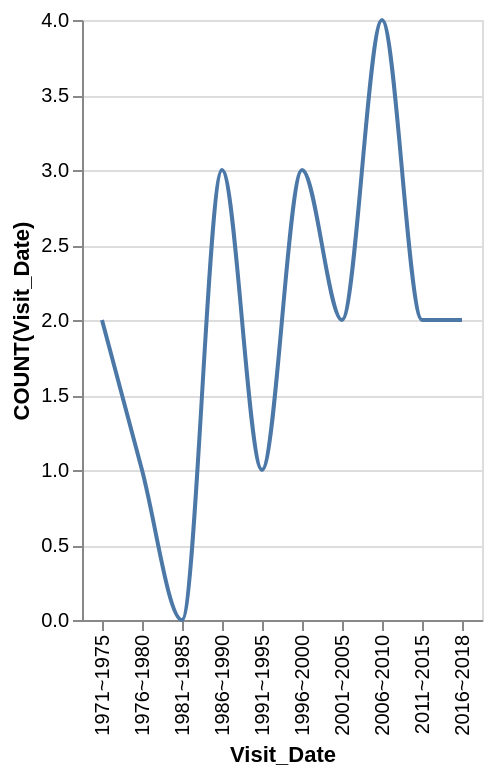

This figure's Vega-Lite source:
### Vega-Lite specification from a JSON file in a GitHub repository (floating-point values rounded to 4 significant figures)
{"data": {"values": [{"x_data": "1971~1975", "y_data": 2}, {"x_data": "1976~1980", "y_data": 1}, {"x_data": "1981~1985", "y_data": 0}, {"x_data": "1986~1990", "y_data": 3}, {"x_data": "1991~1995", "y_data": 1}, {"x_data": "1996~2000", "y_data": 3}, {"x_data": "2001~2005", "y_data": 2}, {"x_data": "2006~2010", "y_data": 4}, {"x_data": "2011~2015", "y_data": 2}, {"x_data": "2016~2018", "y_data": 2}]}, "mark": {"type": "line", "interpolate": "monotone"}, "encoding": {"x": {"field": "x_data", "type": "nominal", "title": "Visit_Date", "sort": "ascending"}, "y": {"field": "y_data", "type": "quantitative", "title": "COUNT(Visit_Date)"}}}
